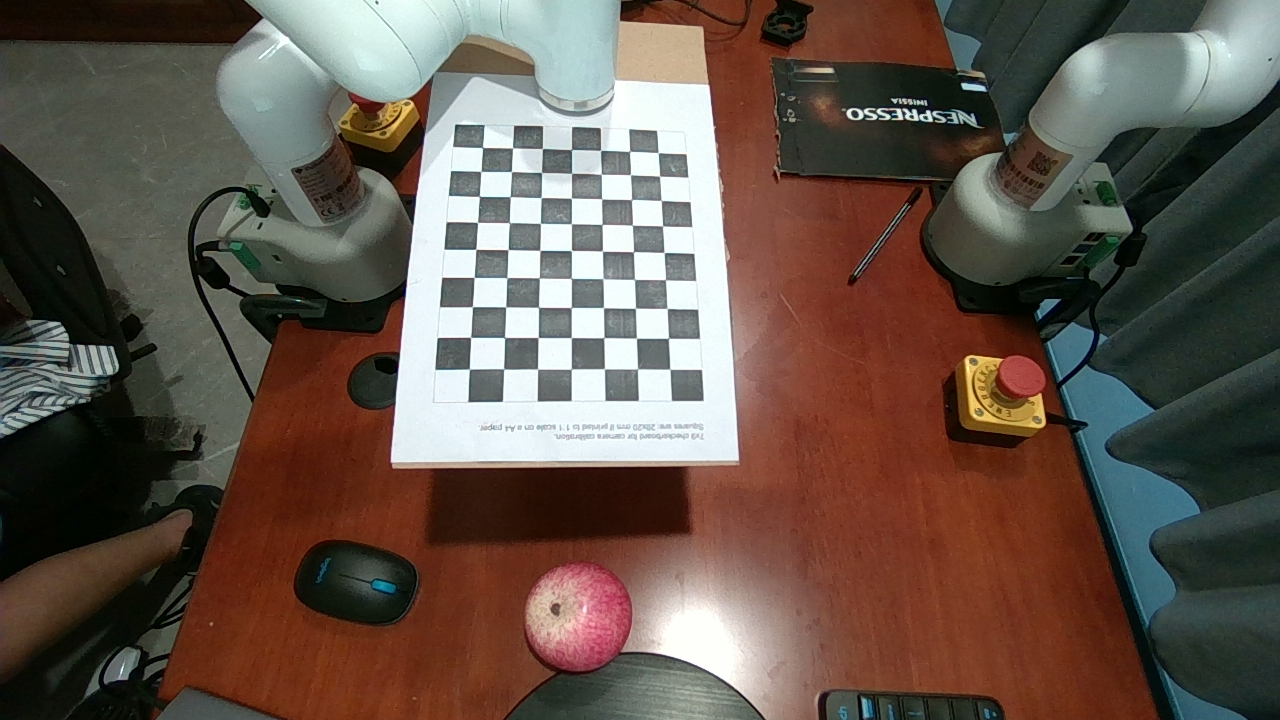
#> input picture Visualization/calibration_image/test_0.png, 1280 x 720 px; its folder holds 4 pictures in this run
$ python ccamera.py
#> lines starting #> are read from the running program, lines starting #| are printed output that depends on the picture; after the words box and inside, x2 and y2 are one past the last pixel; in counts of white or black regions, pixels touching at a corner belong together
# 文件说明：棋盘格手眼标定（眼在手外）
'''
在执行手眼标定时，需要将标定板固定在机械臂末端，并同时将相机固定在另一侧。
接着控制机械臂末端位于不同的位置，记录下此时机械臂相对于基座的位姿，并使用相机拍摄标定板上的棋盘格图像。
将图像放入./images文件夹中，并将位姿信息输入到chessboard_handeye_calibration.py文件的pose_vectors变量中。
最后运行chessboard_handeye_calibration.py，即可得到相机相对于机械臂基座的位姿矩阵。
'''
import cv2
import numpy as np
import transforms3d
import glob

def pose_vectors_to_base2end_transforms(pose_vectors):
    # 提取旋转矩阵和平移向量
    R_base2ends = []
    t_base2ends = []

    # 迭代的到每个位姿的旋转矩阵和平移向量
    for pose_vector in pose_vectors:
        # 提取旋转矩阵和平移向量
        R_end2base = euler_to_rotation_matrix(pose_vector[3], pose_vector[4], pose_vector[5])
        t_end2base = pose_vector[:3]

        # 将旋转矩阵和平移向量组合成齐次位姿矩阵
        pose_matrix = np.eye(4)
        pose_matrix[:3, :3] = R_end2base
        pose_matrix[:3, 3] = t_end2base

        # 求位姿矩阵的逆矩阵
        pose_matrix_inv = np.linalg.inv(pose_matrix)

        # 提取旋转矩阵和平移向量
        R_base2end = pose_matrix_inv[:3, :3]
        t_base2end = pose_matrix_inv[:3, 3]

        # 将平移向量转换为列向量(3*1)
        t_base2end = t_base2end.reshape(3, 1)

        # 将旋转矩阵和平移向量保存到列表
        R_base2ends.append(R_base2end)
        t_base2ends.append(t_base2end)

    # # 打印旋转矩阵和平移向量的形状
    # print(np.array(R_base2ends).shape)
    # print(np.array(t_base2ends).shape)

    return R_base2ends, t_base2ends

def euler_to_rotation_matrix(rx, ry, rz, unit='rad'):  # rx, ry, rz是欧拉角，单位是度
    '''
    将欧拉角转换为旋转矩阵：R = Rz * Ry * Rx
    :param rx: x轴旋转角度
    :param ry: y轴旋转角度
    :param rz: z轴旋转角度
    :param unit: 角度单位，'deg'表示角度，'rad'表示弧度
    :return: 旋转矩阵
    '''
    if unit =='deg':
        # 把角度转换为弧度
        rx = np.radians(rx)
        ry = np.radians(ry)
        rz = np.radians(rz)

    # 计算旋转矩阵Rz 、 Ry 、 Rx
    Rx = transforms3d.axangles.axangle2mat([1, 0, 0], rx)
    Ry = transforms3d.axangles.axangle2mat([0, 1, 0], ry)
    Rz = transforms3d.axangles.axangle2mat([0, 0, 1], rz)

    # 计算旋转矩阵R = Rz * Ry * Rx
    rotation_matrix = np.dot(Rz, np.dot(Ry, Rx))

    return rotation_matrix

#################### 输入 ####################################################################################################
# 输入位姿数据，注意欧拉角是角度还是弧度
pose_vectors = np.array([[240.712679,9.248801,212.482240,-172.830392,5.296393,75.100849],
[335.795279,-21.471282,225.889988,-175.640753,5.436961,74.837881],
[378.083953,-35.134275,226.980209,-177.597721,5.527260,74.651056],
[425.343435,-50.403095,195.770261,-176.239918,5.465218,74.781119],
[412.554531,-119.542458,195.539676,-176.710241,-1.576748,71.953654],
[359.200694,-103.622610,238.091197,-179.039080,1.580000,70.701836],
[323.969766,-76.018262,240.532579,-178.202566,1.483139,69.975320],
[323.987944,-76.029838,240.543581,-178.454504,1.742036,61.125765],
[292.524264,-59.120198,234.492561,-176.952303,1.757542,61.171618],
[293.878582,-59.848014,202.971447,-170.482091,0.257614,70.691542],
[348.796888,-89.362845,220.694458,-175.671029,1.072112,70.630979],
[392.877077,-113.052851,212.610265,-177.141573,1.301605,70.600573],
[444.974773,-142.783362,209.703691,178.910287,3.564923,69.847746],
[356.301430,124.595652,239.140334,-178.962464,-5.269219,68.445625],
[302.497164,14.873241,226.601324,-171.473388,-7.233345,63.601711],
[369.354653,73.148309,238.939037,178.605093,-1.032620,85.253348],
[375.511970,-15.940784,238.969151,178.373988,2.035370,69.121279],
[375.512559,-15.931280,238.969529,177.960103,1.620950,56.211062],
# [372.494568,-4.742098,229.503567,-174.798854,-8.342979,70.693422], # 18的标定是错的，不要
[302.475687,14.879355,226.596277,-172.377703,-8.182523,70.344853],])

# 定义棋盘格参数
square_size = 0.02  # 假设格子的边长为20mm
pattern_size = (9, 7)   # 在这个例子中，假设标定板有9个内角点和6个内角点
#  598.9981920654568,
    #     0.0,
    #     642.5268547043177,
    #     0.0,
    #     603.1191512666826,
    #     415.2732275894294,
    #     0.0,
    #     0.0,
    #     1.0
    # ],
    # "dist": [
    #     -0.1031388946670195,
    #     0.053227996329004455,
    #     0.011867105837622018,
    #     -0.0012239638672424925,
    #     -0.015596259164581504
    # ],
# 焦距 fx, fy, 光心 cx, cy
# 畸变系数 k1, k2
fx, fy, cx, cy = 598.9981920654568, 603.1191512666826, 642.5268547043177,415.2732275894294
k1, k2 = -0.1031388946670195, 0.053227996329004455
K = np.array([[fx, 0, cx],
              [0, fy, cy],
              [0, 0, 1]], dtype=np.float64)   # K为相机内参矩阵
dist_coeffs = np.array([k1, k2, 0, 0], dtype=np.float64)   # 畸变系数

# 所有图像的路径
images = glob.glob('/home/robot/Desktop/BestMan_Elephant/Visualization/calibration_image/*.png')
##############################################################################################################################


# 准备位姿数据
obj_points = []  # 用于保存世界坐标系中的三维点
img_points = []  # 用于保存图像平面上的二维点

# 创建棋盘格3D坐标
objp = np.zeros((np.prod(pattern_size), 3), dtype=np.float32)
objp[:, :2] = np.mgrid[0:pattern_size[0], 0:pattern_size[1]].T.reshape(-1, 2) * square_size

# 迭代处理图像
det_success_num = 0  # 用于保存检测成功的图像数量
for image in images:
  img = cv2.imread(image)   # 读取图像
#> img is the input picture: shape (720, 1280, 3); mean B, G, R 76.5, 86.2, 100.3
  gray = cv2.cvtColor(img, cv2.COLOR_BGR2GRAY)   # RGB图像转换为灰度图像
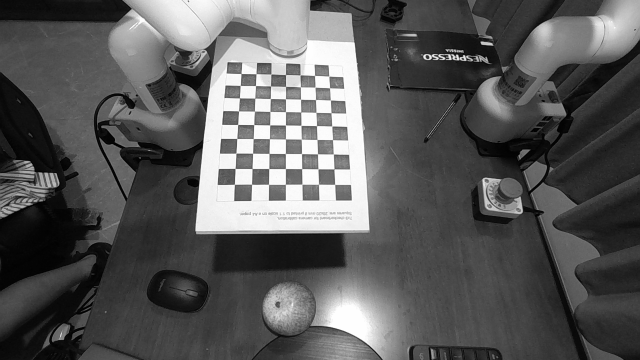
#> gray: shape (720, 1280) (shown at 1/2 size); min 0, max 255, mean 89.3

  # 棋盘格检测
  ret, corners = cv2.findChessboardCorners(gray, pattern_size)
#> ret = True; corners = 63 rows, first 8: [658.2, 152.8], [659.4, 176.2], [661.2, 200.4], [662.7, 225.8], [664.2, 252.7], [665.3, 279.7], [667.2, 308.4], [668.6, 338.1]

  if ret:
    det_success_num += 1
    # 如果成功检测到棋盘格，添加图像平面上的二维点和世界坐标系中的三维点到列表
    obj_points.append(objp)
    img_points.append(corners)

    # 绘制并显示角点
    cv2.drawChessboardCorners(img, pattern_size, corners, ret)
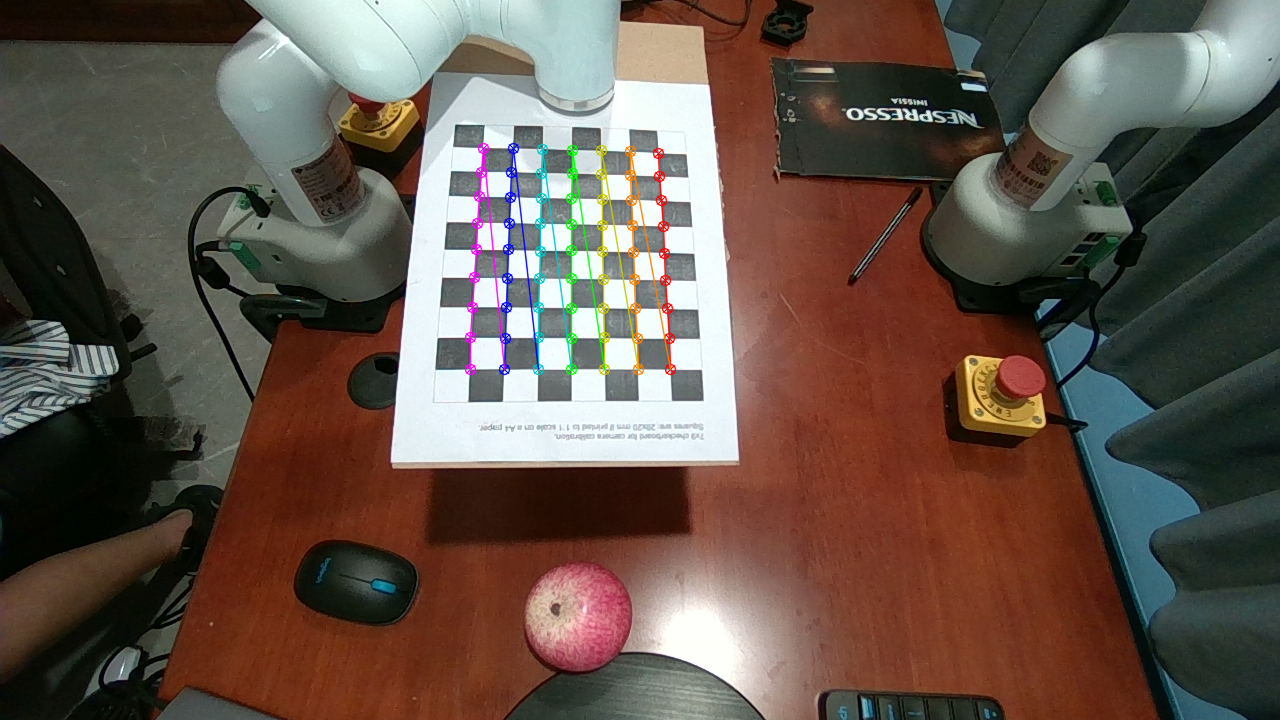
#> img: shape (720, 1280, 3); 1.45% of pixels changed, all inside (x1, y1, x2, y2) = (464, 142, 677, 376)
    cv2.imshow('img', img)
    cv2.waitKey(500)
#> pass 2 of the loop `for image in images:`:
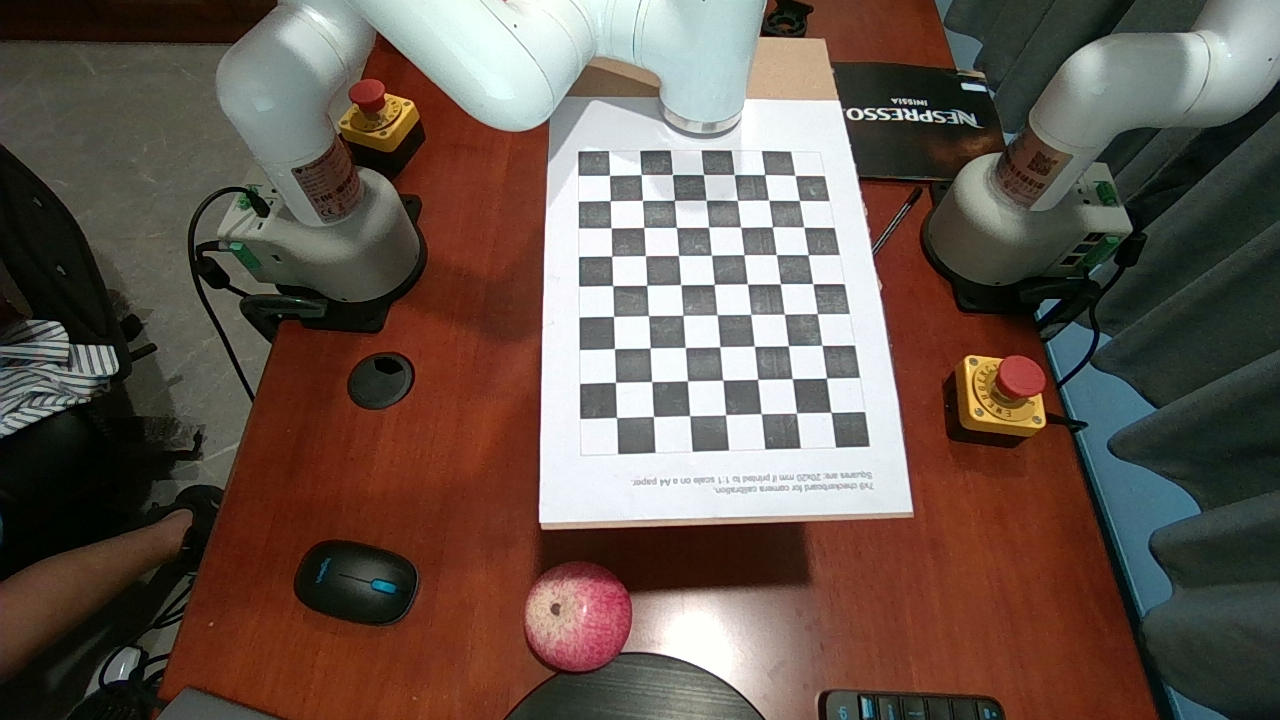
#> input picture Visualization/calibration_image/test_1.png, 1280 x 720 px
#> img is the input picture: shape (720, 1280, 3); mean B, G, R 78.8, 88.1, 103.4
#> `gray = cv2.cvtColor(img, cv2.COLOR_BGR2GRAY)`:
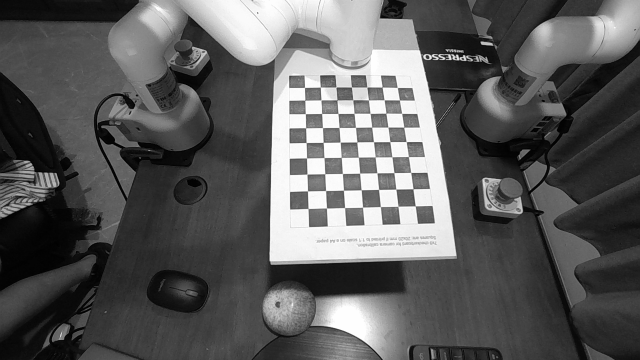
#> gray: shape (720, 1280) (shown at 1/2 size); min 0, max 255, mean 91.5
#> corners = 63 rows, first 8: [795.3, 175.7], [799.4, 200.4], [803.9, 227.1], [808, 255.3], [812.9, 283.9], [817.2, 313.7], [822.1, 345.3], [826.5, 378]
#> `cv2.drawChessboardCorners(img, pattern_size, corners, ret)`:
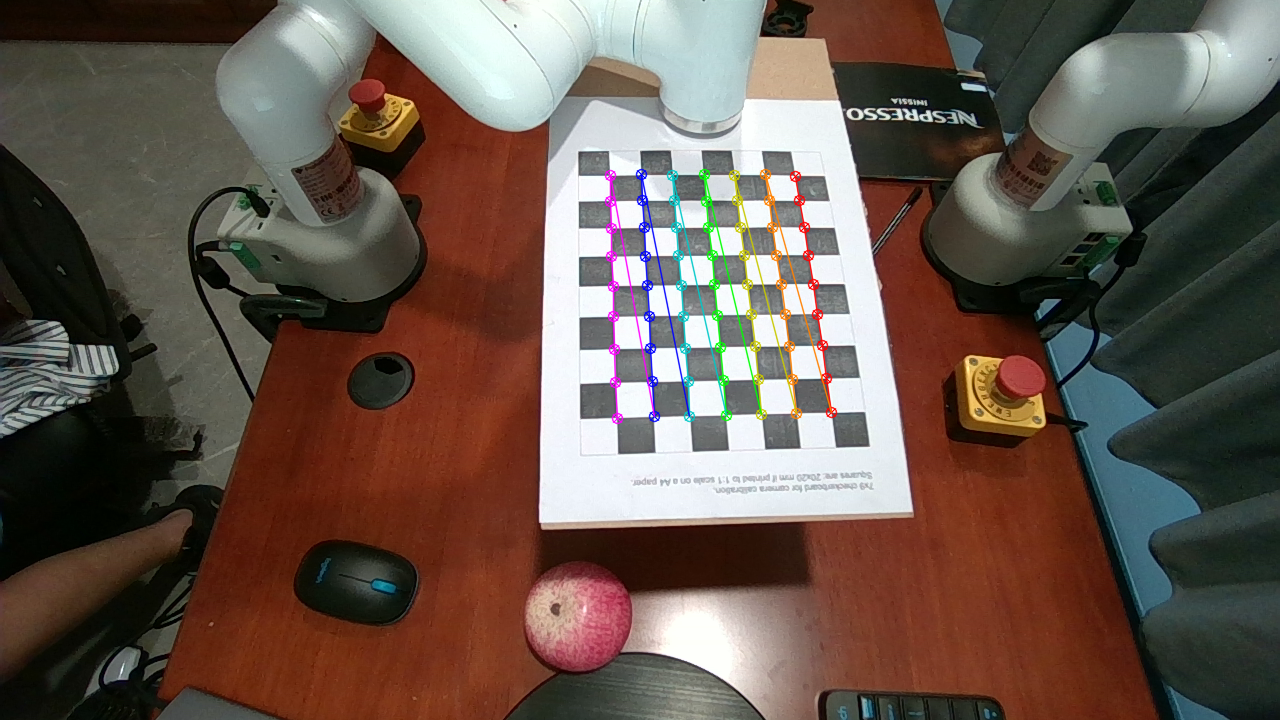
#> img: shape (720, 1280, 3); 1.54% of pixels changed, all inside (x1, y1, x2, y2) = (604, 168, 838, 425)
#> pass 3 of the loop `for image in images:`:
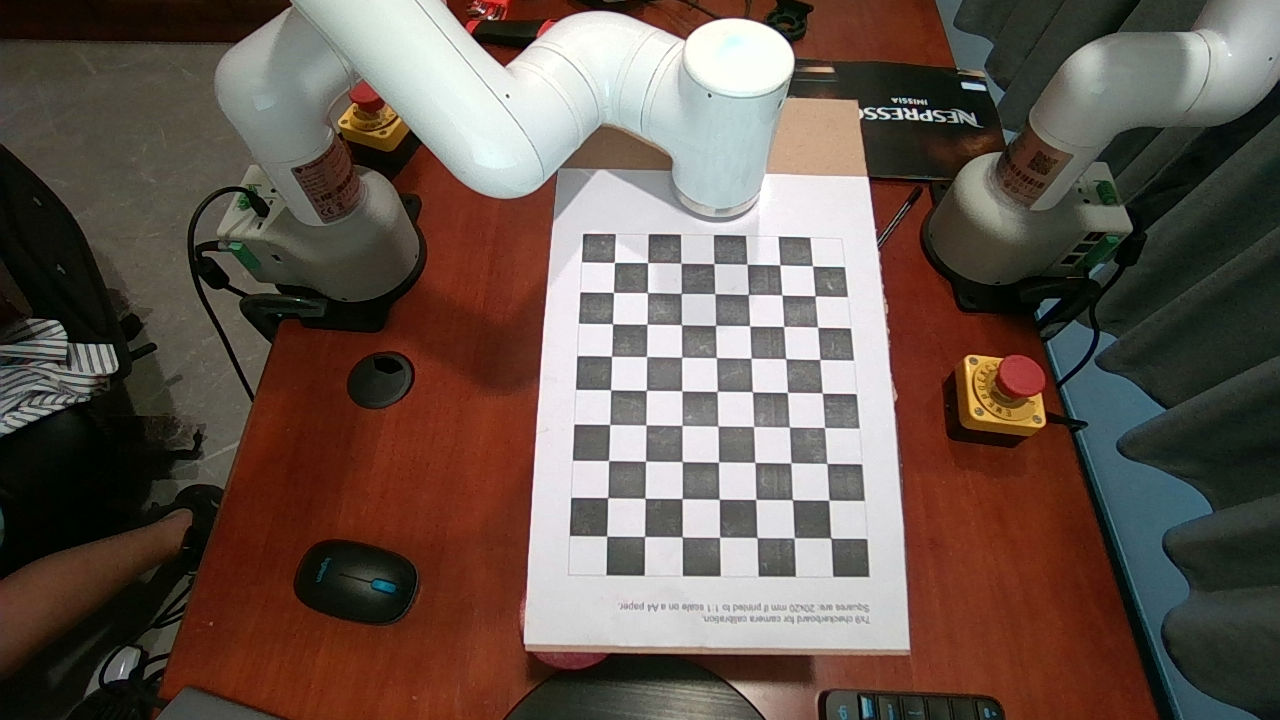
#> input picture Visualization/calibration_image/test_10.png, 1280 x 720 px
#> img is the input picture: shape (720, 1280, 3); mean B, G, R 79, 88, 103.2
#> `gray = cv2.cvtColor(img, cv2.COLOR_BGR2GRAY)`:
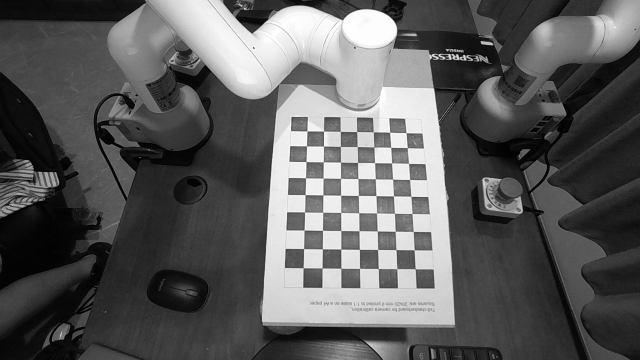
#> gray: shape (720, 1280) (shown at 1/2 size); min 0, max 255, mean 91.5
#> corners = 63 rows, first 8: [812.7, 266], [815.1, 296], [817.9, 327.1], [820, 359.2], [822.3, 393.1], [824.4, 427.6], [827.2, 464], [828.8, 500]
#> `cv2.drawChessboardCorners(img, pattern_size, corners, ret)`:
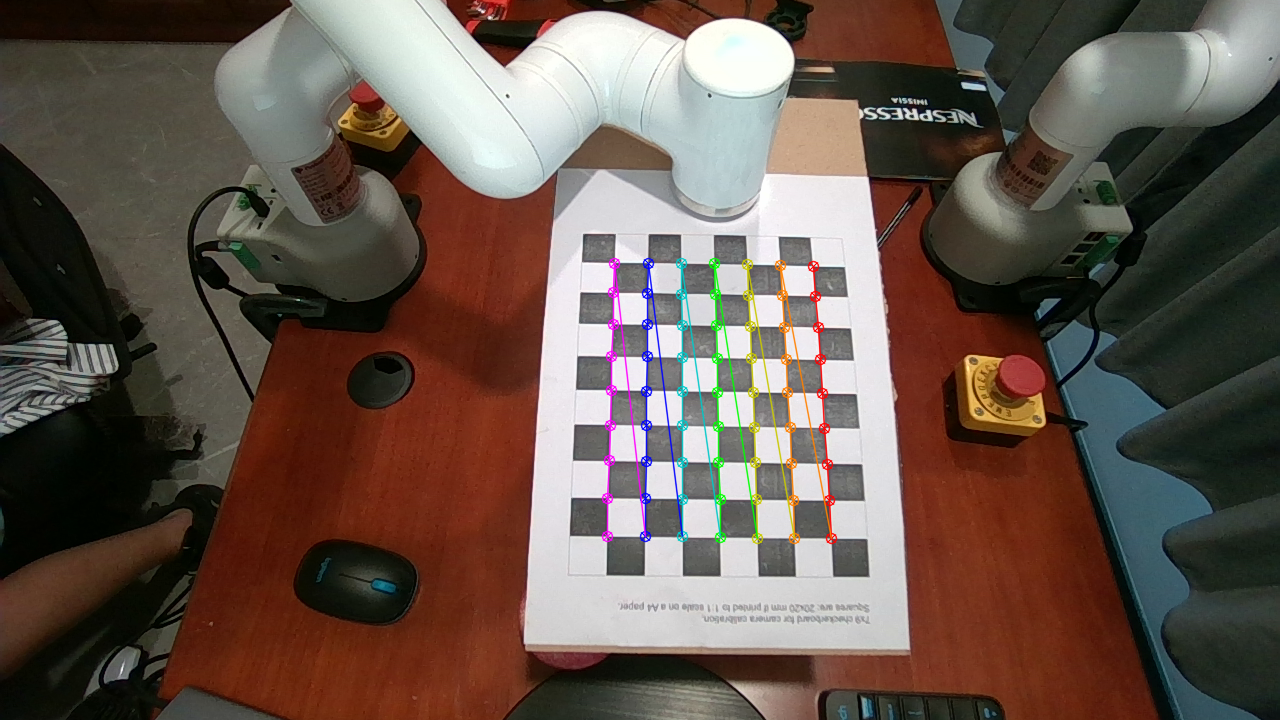
#> img: shape (720, 1280, 3); 1.68% of pixels changed, all inside (x1, y1, x2, y2) = (601, 257, 838, 545)
#> the loop made 4 passes; the first 3 are shown

cv2.destroyAllWindows()

# # 打印obj_point和img_point的形状
# print(np.array(obj_points).shape)
# print(np.array(img_points).shape)

# 求解标定板位姿
R_board2cameras = []  # 用于保存旋转矩阵
t_board2cameras = []  # 用于保存平移向量
# 迭代的到每张图片相对于相机的位姿
for i in range(det_success_num):
  # rvec：标定板相对于相机坐标系的旋转向量
  # t_board2camera：标定板相对于相机坐标系的平移向量
  ret, rvec, t_board2camera = cv2.solvePnP(obj_points[i], img_points[i], K, dist_coeffs)

  # 将旋转向量(rvec)转换为旋转矩阵
  # R：标定板相对于相机坐标系的旋转矩阵
  R_board2camera, _ = cv2.Rodrigues(rvec)   # 输出：R为旋转矩阵和旋转向量的关系  输入：rvec为旋转向量

  # 将标定板相对于相机坐标系的旋转矩阵和平移向量保存到列表
  R_board2cameras.append(R_board2camera)
  t_board2cameras.append(t_board2camera)

# # 打印R_board2cameras和t_board2cameras的形状
# print(np.array(R_board2cameras).shape)
# print(np.array(t_board2cameras).shape)

# 求解手眼标定
# R_base2end：机械臂基座相对于机械臂末端的旋转矩阵
# t_base2end：机械臂基座相对于机械臂末端的平移向量
#> (the run stopped early here; a loop or call above may not have finished)
